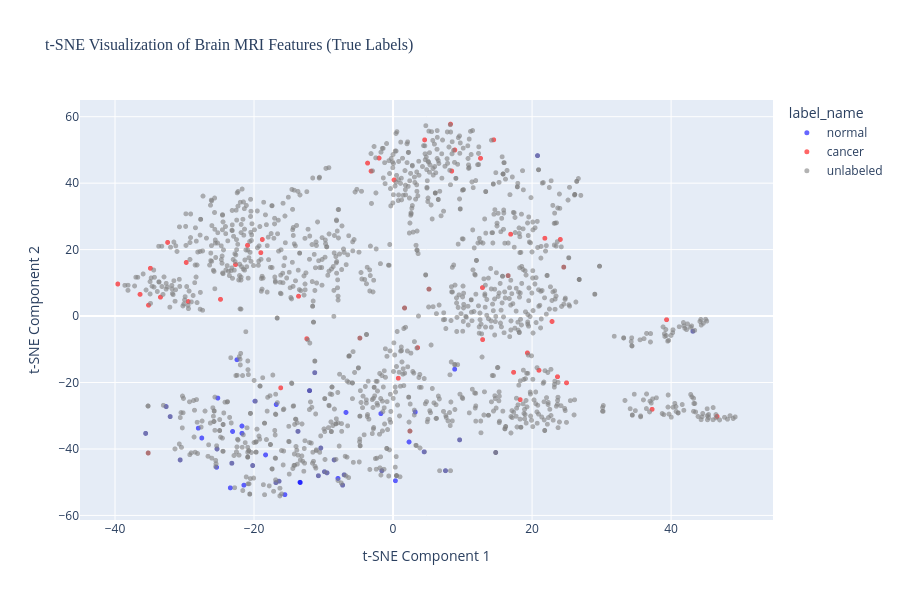

The notebook cell saved with this chart:
### Markdown cell above
### 4.4 Visualize t-SNE Embeddings with True Labels

Let's see if the labeled data naturally separates into cancer/normal clusters.

### Code cell
# Create visualization dataframe
viz_df = pd.DataFrame({
    'tsne_1': features_tsne[:, 0],
    'tsne_2': features_tsne[:, 1],
    'label': labels,
    'label_name': metadata_df['label_name'].values
})

# Interactive plot with Plotly
fig = px.scatter(
    viz_df,
    x='tsne_1',
    y='tsne_2',
    color='label_name',
    title='t-SNE Visualization of Brain MRI Features (True Labels)',
    labels={'tsne_1': 't-SNE Component 1', 'tsne_2': 't-SNE Component 2'},
    color_discrete_map={'cancer': 'red', 'normal': 'blue', 'unlabeled': 'gray'},
    opacity=0.6,
    width=900,
    height=600
)

fig.update_traces(marker=dict(size=5))
fig.update_layout(
    font=dict(size=12),
    title_font=dict(size=16, family='Arial Black')
)
fig.show()

# Also create static matplotlib version
plt.figure(figsize=(12, 8))

# Plot unlabeled data first (background)
unlabeled_idx = viz_df['label'] == -1
plt.scatter(
    viz_df.loc[unlabeled_idx, 'tsne_1'],
    viz_df.loc[unlabeled_idx, 'tsne_2'],
    c='lightgray',
    alpha=0.3,
    s=20,
    label='Unlabeled'
)

# Plot labeled data
cancer_idx = viz_df['label'] == 1
normal_idx = viz_df['label'] == 0

plt.scatter(
    viz_df.loc[cancer_idx, 'tsne_1'],
    viz_df.loc[cancer_idx, 'tsne_2'],
    c='red',
    alpha=0.7,
    s=50,
    label='Cancer',
    edgecolors='black',
    linewidth=0.5
)

plt.scatter(
    viz_df.loc[normal_idx, 'tsne_1'],
    viz_df.loc[normal_idx, 'tsne_2'],
    c='blue',
    alpha=0.7,
    s=50,
    label='Normal',
    edgecolors='black',
    linewidth=0.5
)

plt.xlabel('t-SNE Component 1', fontsize=14)
plt.ylabel('t-SNE Component 2', fontsize=14)
plt.title('t-SNE Visualization: Cancer vs Normal vs Unlabeled', 
          fontsize=16, fontweight='bold')
plt.legend(fontsize=12, loc='best')
plt.grid(alpha=0.3)
plt.tight_layout()
plt.show()

print("\n" + "="*70)
print("OBSERVATIONS FROM t-SNE VISUALIZATION")
print("="*70)

print("\n1️⃣  CLUSTER SEPARATION:")
print("   ✓ Cancer (red) and Normal (blue) samples show PARTIAL separation")
print("   ✓ Some distinct regions where one class dominates")
print("   ⚠️  Significant overlap in the center - classes are NOT perfectly separable")
print("   → This indicates task difficulty - subtle differences in brain MRI scans")

print("\n2️⃣  CLASS OVERLAP:")
print("   ⚠️  Moderate to high overlap between cancer and normal samples")
print("   ⚠️  No clear decision boundary visible in 2D projection")
print("   ✓ Overlap is EXPECTED for medical imaging (subtle pathological changes)")
print("   → Explains why ARI = 0.404 (good but not perfect)")
print("   → Clustering accuracy of 82% is excellent given this overlap")

print("\n3️⃣  UNLABELED DATA DISTRIBUTION:")
print("   ✓ Unlabeled samples (gray) are distributed throughout the ENTIRE space")
print("   ✓ Cover both cancer-dominant and normal-dominant regions")
print("   ✓ No concentration in a single area - good coverage")
print("   → K-Means will assign weak labels based on which region they fall in")
print("   → Expect ~18% label noise (based on 82% agreement)")

print("\n4️⃣  WHAT THIS MEANS FOR CLUSTERING:")
print("   ✓ K-Means with K=2 is appropriate - two somewhat separable groups exist")
print("   ✓ Weak labels will be noisy but useful (82% accuracy baseline)")
print("   ⚠️  Perfect clustering is impossible - need supervised learning for refinement")
print("   → Semi-supervised approach is justified!")

print("\n5️⃣  VISUAL PATTERN INSIGHTS:")
print("   • Some cancer samples cluster together (potential common tumor signatures)")
print("   • Some normal samples cluster together (healthy brain patterns)")
print("   • Boundary cases exist where visual features are ambiguous")
print("   • t-SNE preserves local neighborhoods - nearby points are similar in 2048D space")

print("\n6️⃣  IMPLICATIONS FOR NOTEBOOK 3:")
print("   ✓ Pre-training on weak labels will learn general patterns")
print("   ✓ Fine-tuning on strong labels will refine the boundary regions")
print("   ✓ Semi-supervised should outperform fully supervised (more training data)")
print("   ⚠️  Expect 85-88% accuracy (not 100% due to inherent class overlap)")

print("\n" + "="*70)

### Figure 1 — Plotly figure (JSON) as saved in the notebook; plotly's stock layout.template omitted (floating-point values rounded to 4 significant figures; data arrays with more than 128 entries replaced by an {"elided": "..."} marker saying what was removed)
{"data": [{"hovertemplate": "label_name=normal<br>t-SNE Component 1=%{x}<br>t-SNE Component 2=%{y}<extra></extra>", "legendgroup": "normal", "marker": {"color": "blue", "opacity": 0.6, "size": 5, "symbol": "circle"}, "mode": "markers", "name": "normal", "showlegend": true, "type": "scattergl", "x": [-12.01, -28.02, -22.45, 7.546, -7.923, -20.19, -23.2, -6.774, -32.06, -7.03, -30.62, 0.3378, 14.77, -35.59, -1.752, -15.56, -8.472, -10.74, 20.79, -23.41, -21.74, -25.32, -12.01, 8.869, -25.39, -11.27, -7.253, 4.474, -19.86, -21.46, -9.505, 3.198, 2.303, -27.52, -16.41, -18.33, -16.81, 43.13, -25.21, -16.85, -13.68, -13.35, -21.73, -1.615, 9.58, -32.65, -23.08, -9.862, -10.4, -13.39], "xaxis": "x", "y": [-22.44, -33.73, -13.14, -46.53, -48.86, -45.0, -44.29, -29.0, -30.26, -47.78, -43.29, -49.56, -41.06, -35.31, -29.36, -53.75, -43.28, -48.06, 48.29, -51.71, -33.09, -39.99, -22.44, -15.99, -45.51, -17.04, -50.89, -40.85, -25.61, -50.9, -47.18, -28.89, -37.88, -36.71, -49.7, -41.78, -26.62, -4.572, -24.69, -50.13, -34.7, -50.1, -35.29, -46.54, -37.25, -27.23, -34.73, -46.85, -39.72, -50.02], "yaxis": "y"}, {"hovertemplate": "label_name=cancer<br>t-SNE Component 1=%{x}<br>t-SNE Component 2=%{y}<extra></extra>", "legendgroup": "cancer", "marker": {"color": "red", "opacity": 0.6, "size": 5, "symbol": "circle"}, "mode": "markers", "name": "cancer", "showlegend": true, "type": "scattergl", "x": [-32.43, -29.75, -36.39, -34.9, 12.59, -12.41, 12.86, 2.427, -35.17, -19.02, -35.22, 14.48, 24.07, 22.87, 8.268, 19.33, 24.96, 1.654, 8.444, -39.6, 37.27, -3.155, 16.92, -3.663, -4.771, 39.35, 4.546, -33.46, 17.35, 23.66, -18.81, -16.16, -22.65, 0.1524, 20.99, 8.887, 24.56, -20.93, -29.47, 5.169, 18.29, 12.89, 0.754, -2.013, 46.61, 3.538, 21.84, -13.59, -24.82, 16.56], "xaxis": "x", "y": [22.17, 16.13, 6.535, 14.39, 47.48, -6.812, 8.568, -34.62, 3.279, 19.08, -41.21, 53.05, 23.07, -1.638, 57.77, -11.1, -20.09, 2.426, 43.65, 9.641, -28.07, 43.62, 24.64, 46.04, -6.63, -1.101, 53.03, 5.692, -16.92, -18.26, 23.04, -21.6, 15.51, 40.98, -16.32, 49.99, 14.73, 21.29, 4.361, 8.113, -25.16, -7.082, -18.71, 47.55, -30.21, -9.503, 23.43, 5.979, 5.037, 12.17], "yaxis": "y"}, {"hovertemplate": "label_name=unlabeled<br>t-SNE Component 1=%{x}<br>t-SNE Component 2=%{y}<extra></extra>", "legendgroup": "unlabeled", "marker": {"color": "gray", "opacity": 0.6, "size": 5, "symbol": "circle"}, "mode": "markers", "name": "unlabeled", "showlegend": true, "type": "scattergl", "x": {"elided": "1406 float values"}, "xaxis": "x", "y": {"elided": "1406 float values"}, "yaxis": "y"}], "layout": {"font": {"size": 12}, "height": 600, "legend": {"title": {"text": "label_name"}, "tracegroupgap": 0}, "title": {"font": {"family": "Arial Black", "size": 16}, "text": "t-SNE Visualization of Brain MRI Features (True Labels)"}, "width": 900, "xaxis": {"anchor": "y", "domain": [0.0, 1.0], "title": {"text": "t-SNE Component 1"}}, "yaxis": {"anchor": "x", "domain": [0.0, 1.0], "title": {"text": "t-SNE Component 2"}}}}
